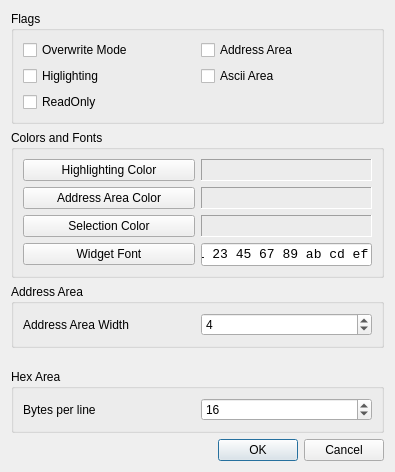
<?xml version="1.0" encoding="UTF-8"?>
<ui version="4.0">
 <class>OptionsDialog</class>
 <widget class="QDialog" name="OptionsDialog">
  <property name="geometry">
   <rect>
    <x>0</x>
    <y>0</y>
    <width>395</width>
    <height>472</height>
   </rect>
  </property>
  <property name="windowTitle">
   <string>QHexEdit - Options</string>
  </property>
  <layout class="QVBoxLayout" name="verticalLayout">
   <item>
    <widget class="QGroupBox" name="gbFlags">
     <property name="title">
      <string>Flags</string>
     </property>
     <layout class="QGridLayout" name="gridLayout_2">
      <item row="3" column="0">
       <widget class="QCheckBox" name="cbReadOnly">
        <property name="text">
         <string>ReadOnly</string>
        </property>
       </widget>
      </item>
      <item row="2" column="0">
       <widget class="QCheckBox" name="cbHighlighting">
        <property name="text">
         <string>Higlighting</string>
        </property>
       </widget>
      </item>
      <item row="1" column="0">
       <widget class="QCheckBox" name="cbOverwriteMode">
        <property name="text">
         <string>Overwrite Mode</string>
        </property>
       </widget>
      </item>
      <item row="1" column="1">
       <widget class="QCheckBox" name="cbAddressArea">
        <property name="text">
         <string>Address Area</string>
        </property>
       </widget>
      </item>
      <item row="2" column="1">
       <widget class="QCheckBox" name="cbAsciiArea">
        <property name="text">
         <string>Ascii Area</string>
        </property>
       </widget>
      </item>
     </layout>
    </widget>
   </item>
   <item>
    <widget class="QGroupBox" name="gbColors">
     <property name="title">
      <string>Colors and Fonts</string>
     </property>
     <layout class="QGridLayout" name="gridLayout">
      <item row="4" column="0">
       <widget class="QPushButton" name="pbWidgetFont">
        <property name="text">
         <string>Widget Font</string>
        </property>
       </widget>
      </item>
      <item row="0" column="1">
       <widget class="QLabel" name="lbHighlightingColor">
        <property name="minimumSize">
         <size>
          <width>100</width>
          <height>0</height>
         </size>
        </property>
        <property name="maximumSize">
         <size>
          <width>16777215</width>
          <height>16777215</height>
         </size>
        </property>
        <property name="frameShape">
         <enum>QFrame::Panel</enum>
        </property>
        <property name="frameShadow">
         <enum>QFrame::Sunken</enum>
        </property>
        <property name="text">
         <string/>
        </property>
       </widget>
      </item>
      <item row="1" column="0" rowspan="2">
       <widget class="QPushButton" name="pbAddressAreaColor">
        <property name="text">
         <string>Address Area Color</string>
        </property>
       </widget>
      </item>
      <item row="0" column="0">
       <widget class="QPushButton" name="pbHighlightingColor">
        <property name="text">
         <string>Highlighting Color</string>
        </property>
       </widget>
      </item>
      <item row="3" column="1">
       <widget class="QLabel" name="lbSelectionColor">
        <property name="minimumSize">
         <size>
          <width>100</width>
          <height>0</height>
         </size>
        </property>
        <property name="maximumSize">
         <size>
          <width>16777215</width>
          <height>16777215</height>
         </size>
        </property>
        <property name="frameShape">
         <enum>QFrame::Panel</enum>
        </property>
        <property name="frameShadow">
         <enum>QFrame::Sunken</enum>
        </property>
        <property name="text">
         <string/>
        </property>
       </widget>
      </item>
      <item row="1" column="1" rowspan="2">
       <widget class="QLabel" name="lbAddressAreaColor">
        <property name="minimumSize">
         <size>
          <width>100</width>
          <height>0</height>
         </size>
        </property>
        <property name="maximumSize">
         <size>
          <width>16777215</width>
          <height>16777215</height>
         </size>
        </property>
        <property name="frameShape">
         <enum>QFrame::Panel</enum>
        </property>
        <property name="frameShadow">
         <enum>QFrame::Sunken</enum>
        </property>
        <property name="text">
         <string/>
        </property>
       </widget>
      </item>
      <item row="3" column="0">
       <widget class="QPushButton" name="pbSelectionColor">
        <property name="text">
         <string>Selection Color</string>
        </property>
       </widget>
      </item>
      <item row="4" column="1">
       <widget class="QLineEdit" name="leWidgetFont">
        <property name="sizePolicy">
         <sizepolicy hsizetype="Preferred" vsizetype="Preferred">
          <horstretch>0</horstretch>
          <verstretch>0</verstretch>
         </sizepolicy>
        </property>
        <property name="font">
         <font>
          <family>Courier New</family>
          <pointsize>10</pointsize>
         </font>
        </property>
        <property name="text">
         <string>01 23 45 67 89 ab cd ef</string>
        </property>
       </widget>
      </item>
     </layout>
    </widget>
   </item>
   <item>
    <widget class="QGroupBox" name="gbAddressAreaWidth">
     <property name="title">
      <string>Address Area</string>
     </property>
     <layout class="QGridLayout" name="gridLayout_3">
      <item row="0" column="1">
       <widget class="QSpinBox" name="sbAddressAreaWidth">
        <property name="minimum">
         <number>1</number>
        </property>
        <property name="maximum">
         <number>6</number>
        </property>
        <property name="value">
         <number>4</number>
        </property>
       </widget>
      </item>
      <item row="0" column="0">
       <widget class="QLabel" name="lbAddressAreaWidth">
        <property name="text">
         <string>Address Area Width</string>
        </property>
       </widget>
      </item>
     </layout>
    </widget>
   </item>
   <item>
    <spacer name="verticalSpacer">
     <property name="orientation">
      <enum>Qt::Vertical</enum>
     </property>
     <property name="sizeHint" stdset="0">
      <size>
       <width>20</width>
       <height>28</height>
      </size>
     </property>
    </spacer>
   </item>
   <item>
    <widget class="QGroupBox" name="gbHexArea">
     <property name="title">
      <string>Hex Area</string>
     </property>
     <layout class="QHBoxLayout" name="horizontalLayout">
      <item>
       <widget class="QLabel" name="lbBytesPerLine">
        <property name="text">
         <string>Bytes per line</string>
        </property>
       </widget>
      </item>
      <item>
       <widget class="QSpinBox" name="sbBytesPerLine">
        <property name="minimum">
         <number>1</number>
        </property>
        <property name="maximum">
         <number>1024</number>
        </property>
        <property name="value">
         <number>16</number>
        </property>
       </widget>
      </item>
     </layout>
     <zorder>sbBytesPerLine</zorder>
     <zorder>lbBytesPerLine</zorder>
    </widget>
   </item>
   <item>
    <widget class="QDialogButtonBox" name="buttonBox">
     <property name="orientation">
      <enum>Qt::Horizontal</enum>
     </property>
     <property name="standardButtons">
      <set>QDialogButtonBox::Cancel|QDialogButtonBox::Ok</set>
     </property>
    </widget>
   </item>
  </layout>
 </widget>
 <tabstops>
  <tabstop>cbOverwriteMode</tabstop>
  <tabstop>cbHighlighting</tabstop>
  <tabstop>cbReadOnly</tabstop>
  <tabstop>pbHighlightingColor</tabstop>
  <tabstop>pbAddressAreaColor</tabstop>
  <tabstop>pbSelectionColor</tabstop>
  <tabstop>pbWidgetFont</tabstop>
  <tabstop>leWidgetFont</tabstop>
  <tabstop>sbAddressAreaWidth</tabstop>
  <tabstop>sbBytesPerLine</tabstop>
 </tabstops>
 <resources/>
 <connections>
  <connection>
   <sender>buttonBox</sender>
   <signal>accepted()</signal>
   <receiver>OptionsDialog</receiver>
   <slot>accept()</slot>
   <hints>
    <hint type="sourcelabel">
     <x>222</x>
     <y>154</y>
    </hint>
    <hint type="destinationlabel">
     <x>157</x>
     <y>168</y>
    </hint>
   </hints>
  </connection>
  <connection>
   <sender>buttonBox</sender>
   <signal>rejected()</signal>
   <receiver>OptionsDialog</receiver>
   <slot>reject()</slot>
   <hints>
    <hint type="sourcelabel">
     <x>290</x>
     <y>160</y>
    </hint>
    <hint type="destinationlabel">
     <x>286</x>
     <y>168</y>
    </hint>
   </hints>
  </connection>
 </connections>
</ui>
